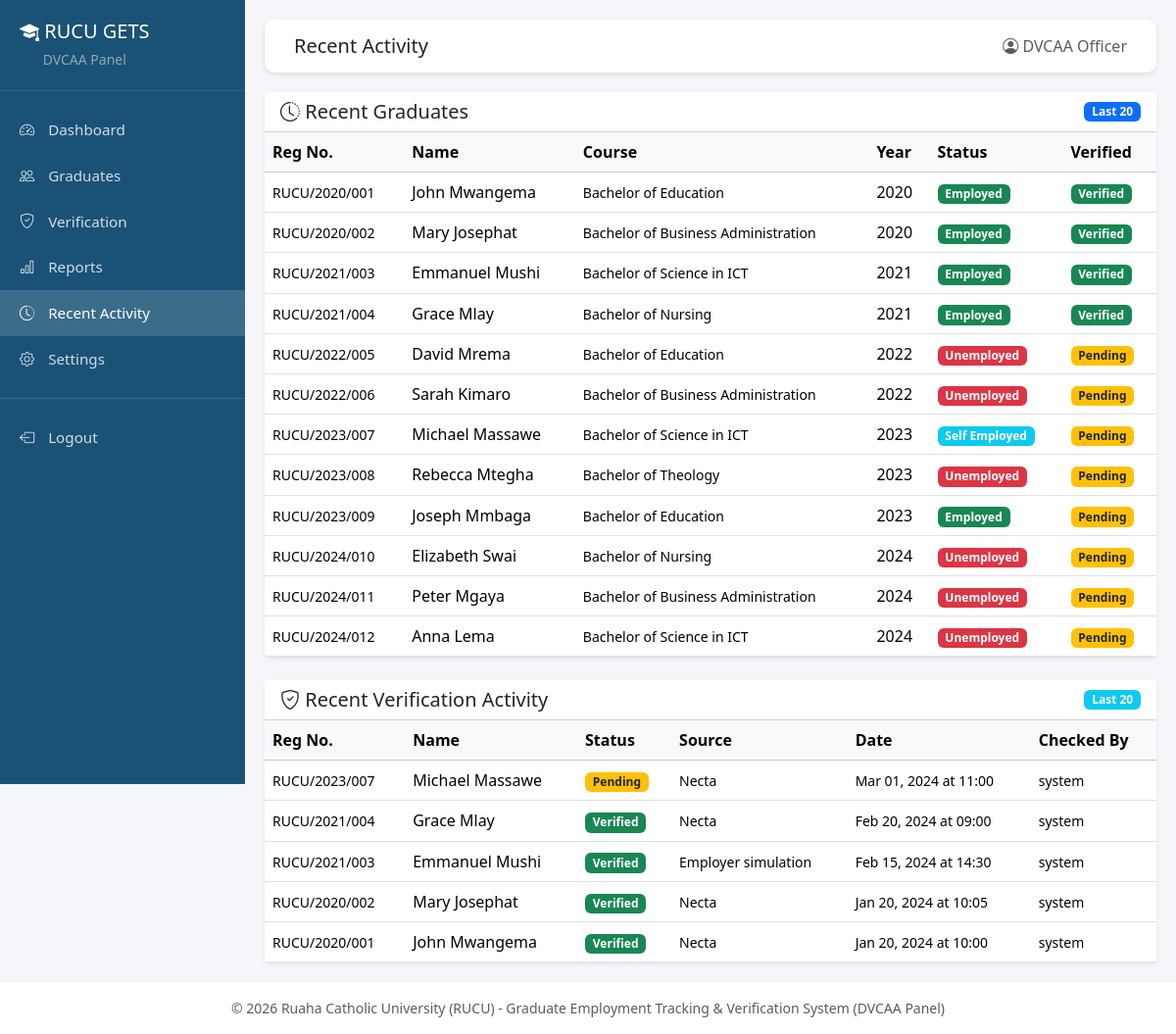
Screenshot of /dvcaa/recent_activity.php (signed in) with the database file from the repository.
### tables this page shows
CREATE TABLE IF NOT EXISTS graduates (
    id INT AUTO_INCREMENT PRIMARY KEY,
    reg_number VARCHAR(50) UNIQUE NOT NULL,
    full_name VARCHAR(200) NOT NULL,
    email VARCHAR(150),
    phone VARCHAR(20),
    course VARCHAR(150) NOT NULL,
    graduation_year INT NOT NULL,
    form4_index_number VARCHAR(50) NOT NULL,
    password VARCHAR(255) DEFAULT NULL,
    password_expiry_date DATETIME DEFAULT NULL,
    first_login TINYINT(1) DEFAULT 1,
    profile_image VARCHAR(255) DEFAULT NULL,
    created_at TIMESTAMP DEFAULT CURRENT_TIMESTAMP,
    updated_at TIMESTAMP DEFAULT CURRENT_TIMESTAMP ON UPDATE CURRENT_TIMESTAMP,
    INDEX idx_reg_number (reg_number),
    INDEX idx_graduation_year (graduation_year),
    INDEX idx_course (course)
);

CREATE TABLE IF NOT EXISTS employment_details (
    id INT AUTO_INCREMENT PRIMARY KEY,
    graduate_id INT NOT NULL,
    employment_status ENUM('employed', 'self_employed', 'unemployed', 'further_studies', 'seeking') DEFAULT 'unemployed',
    company_name VARCHAR(200),
    organization_type ENUM('government', 'private', 'ngo', 'self_employed', 'international', 'other'),
    job_title VARCHAR(150),
    salary_range VARCHAR(50),
    start_date DATE,
    location VARCHAR(150),
    updated_at TIMESTAMP DEFAULT CURRENT_TIMESTAMP ON UPDATE CURRENT_TIMESTAMP,
    FOREIGN KEY (graduate_id) REFERENCES graduates(id) ON DELETE CASCADE,
    INDEX idx_graduate_id (graduate_id),
    INDEX idx_employment_status (employment_status)
);

CREATE TABLE IF NOT EXISTS verification_logs (
    id INT AUTO_INCREMENT PRIMARY KEY,
    graduate_id INT NOT NULL,
    verification_status ENUM('verified', 'not_verified', 'pending') DEFAULT 'pending',
    verification_source ENUM('necta', 'employer_simulation', 'manual_review') NOT NULL,
    necta_status VARCHAR(50) DEFAULT NULL,
    employer_match TINYINT(1) DEFAULT NULL,
    notes TEXT,
    date_checked DATETIME DEFAULT CURRENT_TIMESTAMP,
    checked_by VARCHAR(100) DEFAULT 'system',
    FOREIGN KEY (graduate_id) REFERENCES graduates(id) ON DELETE CASCADE,
    INDEX idx_graduate_id (graduate_id),
    INDEX idx_verification_status (verification_status),
    INDEX idx_date_checked (date_checked)
);

### dvcaa/recent_activity.php (the view, shortened to what this page needs)
<?php
require_once __DIR__ . '/../includes/dvcaa_header.php';
$db = getDB();
$stmt = $db->query("SELECT g.*, ed.employment_status, vl.verification_status FROM graduates g LEFT JOIN employment_details ed ON g.id = ed.graduate_id LEFT JOIN verification_logs vl ON g.id = vl.graduate_id ORDER BY g.created_at DESC LIMIT 20");
$recent = $stmt->fetchAll();
$stmt = $db->query("SELECT vl.*, g.full_name, g.reg_number FROM verification_logs vl JOIN graduates g ON vl.graduate_id = g.id ORDER BY vl.date_checked DESC LIMIT 20");
$recent_verifications = $stmt->fetchAll();
?>
<div class="card shadow-sm border-0 mb-4">
    <div class="card-header bg-white d-flex justify-content-between align-items-center">
        <h5 class="mb-0"><i class="bi bi-clock-history"></i> Recent Graduates</h5>
        <span class="badge bg-primary">Last 20</span>
    </div>
    <div class="card-body p-0">
        <div class="table-responsive">
            <table class="table table-hover mb-0">
                <thead class="table-light">
                    <tr>
                        <th>Reg No.</th>
                        <th>Name</th>
                        <th>Course</th>
                        <th>Year</th>
                        <th>Status</th>
                        <th>Verified</th>
                    </tr>
                </thead>
                <tbody>
                    <?php foreach ($recent as $r): ?>
                    <tr>
                        <td><small><?= htmlspecialchars($r['reg_number']) ?></small></td>
                        <td><?= htmlspecialchars($r['full_name']) ?></td>
                        <td><small><?= htmlspecialchars($r['course']) ?></small></td>
                        <td><?= $r['graduation_year'] ?></td>
                        <td><?= getEmploymentBadge($r['employment_status'] ?? 'unemployed') ?></td>
                        <td><?= getVerificationBadge($r['verification_status'] ?? 'pending') ?></td>
                    </tr>
                    <?php endforeach; ?>
                </tbody>
            </table>
        </div>
    </div>
</div>
<div class="card shadow-sm border-0">
    <div class="card-header bg-white d-flex justify-content-between align-items-center">
        <h5 class="mb-0"><i class="bi bi-shield-check"></i> Recent Verification Activity</h5>
        <span class="badge bg-info">Last 20</span>
    </div>
    <div class="card-body p-0">
        <div class="table-responsive">
            <table class="table table-hover mb-0">
                <thead class="table-light">
                    <tr>
                        <th>Reg No.</th>
                        <th>Name</th>
                        <th>Status</th>
                        <th>Source</th>
                        <th>Date</th>
                        <th>Checked By</th>
                    </tr>
                </thead>
                <tbody>
                    <?php foreach ($recent_verifications as $v): ?>
                    <tr>
                        <td><small><?= htmlspecialchars($v['reg_number']) ?></small></td>
                        <td><?= htmlspecialchars($v['full_name']) ?></td>
                        <td><?= getVerificationBadge($v['verification_status']) ?></td>
                        <td><small><?= ucfirst(str_replace('_', ' ', $v['verification_source'])) ?></small></td>
                        <td><small><?= formatDate($v['date_checked']) ?></small></td>
                        <td><small><?= htmlspecialchars($v['checked_by']) ?></small></td>
                    </tr>
                    <?php endforeach; ?>
                </tbody>
            </table>
        </div>
    </div>
</div>
<?php require_once __DIR__ . '/../includes/dvcaa_footer.php'; ?>

### includes/helpers.php (shortened to what this page needs)
<?php
function formatDate($date) {
    $ts = strtotime($date);
    return date('M d, Y \a\t H:i', $ts);
}
function getVerificationBadge($status) {
    return match($status) {
        'verified' => '<span class="badge bg-success">Verified</span>',
        'not_verified' => '<span class="badge bg-danger">Not Verified</span>',
        'pending' => '<span class="badge bg-warning text-dark">Pending</span>',
        default => '<span class="badge bg-secondary">Unknown</span>'
    };
}
function getEmploymentBadge($status) {
    return match($status) {
        'employed' => '<span class="badge bg-success">Employed</span>',
        'self_employed' => '<span class="badge bg-info">Self Employed</span>',
        'unemployed' => '<span class="badge bg-danger">Unemployed</span>',
        'further_studies' => '<span class="badge bg-primary">Further Studies</span>',
        'seeking' => '<span class="badge bg-warning text-dark">Seeking</span>',
        default => '<span class="badge bg-secondary">Unknown</span>'
    };
}

### includes/dvcaa_header.php (style rules this page uses)
:root { --rucu-primary: #1a5276; --rucu-secondary: #2ecc71; --rucu-accent: #f39c12; }
body { background-color: #f4f6f9; }

### rows the page displays
graduates: reg_number "RUCU/2020/001", full_name "John Mwangema", course "Bachelor of Education", graduation_year "2020", employment_details.employment_status "Employed", verification_logs.verification_status "Verified"
graduates: reg_number "RUCU/2020/002", full_name "Mary Josephat", course "Bachelor of Business Administration", graduation_year "2020", employment_details.employment_status "Employed", verification_logs.verification_status "Verified"
graduates: reg_number "RUCU/2021/003", full_name "Emmanuel Mushi", course "Bachelor of Science in ICT", graduation_year "2021", employment_details.employment_status "Employed", verification_logs.verification_status "Verified"
graduates: reg_number "RUCU/2021/004", full_name "Grace Mlay", course "Bachelor of Nursing", graduation_year "2021", employment_details.employment_status "Employed", verification_logs.verification_status "Verified"
graduates: reg_number "RUCU/2022/005", full_name "David Mrema", course "Bachelor of Education", graduation_year "2022"
graduates: reg_number "RUCU/2022/006", full_name "Sarah Kimaro", course "Bachelor of Business Administration", graduation_year "2022"
graduates: reg_number "RUCU/2023/007", full_name "Michael Massawe", course "Bachelor of Science in ICT", graduation_year "2023", employment_details.employment_status "Self Employed", verification_logs.verification_status "Pending"
graduates: reg_number "RUCU/2023/008", full_name "Rebecca Mtegha", course "Bachelor of Theology", graduation_year "2023"
employment_details: graduate.reg_number "RUCU/2023/009", graduate.full_name "Joseph Mmbaga", graduate.course "Bachelor of Education", graduate.graduation_year "2023", employment_status "Employed"
graduates: reg_number "RUCU/2024/010", full_name "Elizabeth Swai", course "Bachelor of Nursing", graduation_year "2024"
graduates: reg_number "RUCU/2024/011", full_name "Peter Mgaya", course "Bachelor of Business Administration", graduation_year "2024"
graduates: reg_number "RUCU/2024/012", full_name "Anna Lema", course "Bachelor of Science in ICT", graduation_year "2024"
verification_logs: graduate.reg_number "RUCU/2023/007", graduate.full_name "Michael Massawe", verification_status "Pending", verification_source "Necta", date_checked "Mar 01, 2024 at 11:00", checked_by "system"
verification_logs: graduate.reg_number "RUCU/2021/004", graduate.full_name "Grace Mlay", verification_status "Verified", verification_source "Necta", date_checked "Feb 20, 2024 at 09:00", checked_by "system"
verification_logs: graduate.reg_number "RUCU/2021/003", graduate.full_name "Emmanuel Mushi", verification_status "Verified", verification_source "Employer simulation", date_checked "Feb 15, 2024 at 14:30", checked_by "system"
verification_logs: graduate.reg_number "RUCU/2020/002", graduate.full_name "Mary Josephat", verification_status "Verified", verification_source "Necta", date_checked "Jan 20, 2024 at 10:05", checked_by "system"
verification_logs: graduate.reg_number "RUCU/2020/001", graduate.full_name "John Mwangema", verification_status "Verified", verification_source "Necta", date_checked "Jan 20, 2024 at 10:00", checked_by "system"

### other values shown
$pageTitle "Recent Activity"
$_SESSION['admin_name'] "DVCAA Officer"
